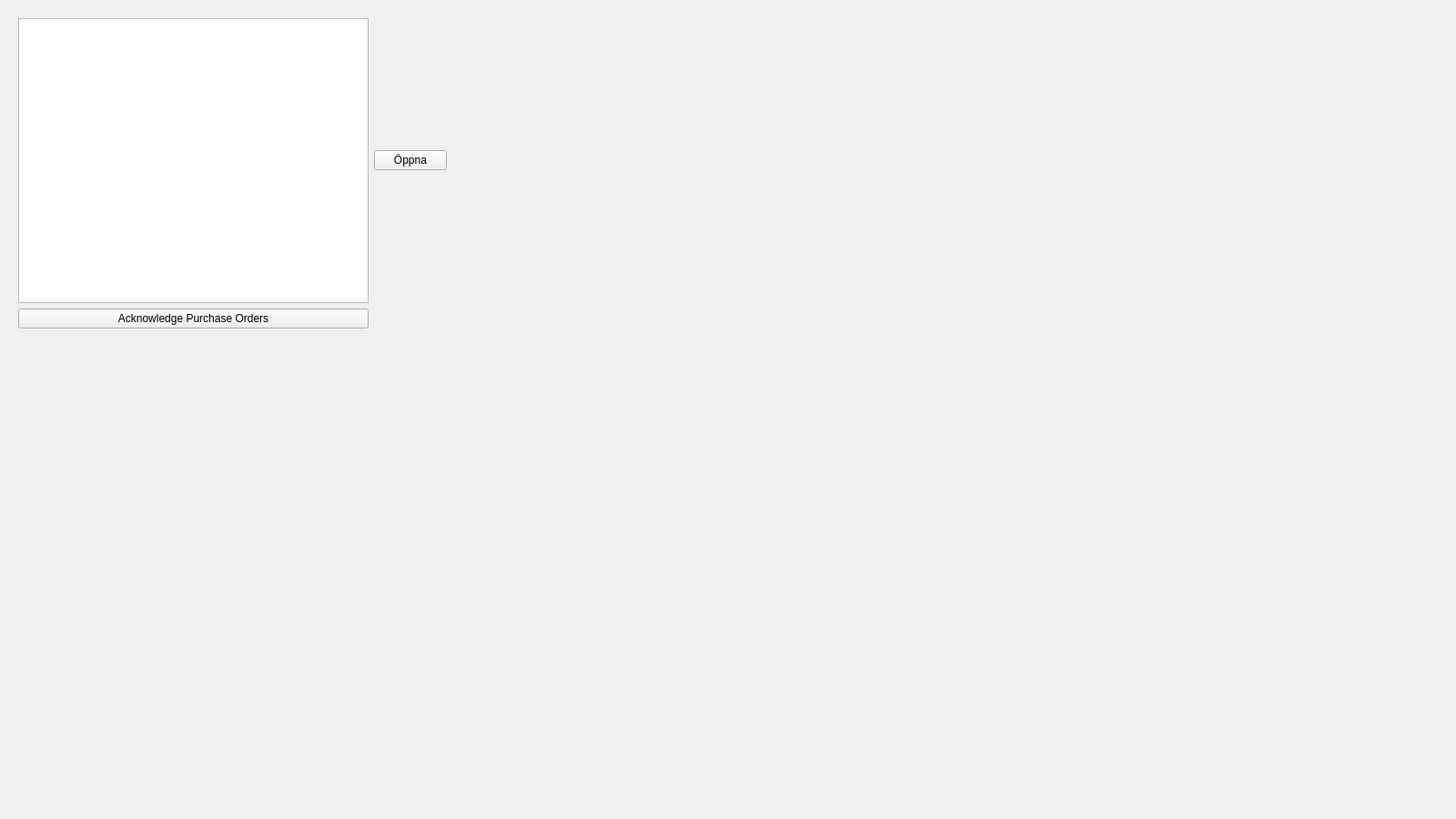
<?xml version="1.0" encoding="UTF-8"?>
<ui version="4.0">
 <class>PurchaseOrdersWindow</class>
 <widget class="QWidget" name="PurchaseOrdersWindow">
  <property name="geometry">
   <rect>
    <x>0</x>
    <y>0</y>
    <width>1600</width>
    <height>900</height>
   </rect>
  </property>
  <property name="windowTitle">
   <string>Form</string>
  </property>
  <widget class="QWidget" name="gridLayoutWidget">
   <property name="geometry">
    <rect>
     <x>20</x>
     <y>20</y>
     <width>471</width>
     <height>341</height>
    </rect>
   </property>
   <layout class="QGridLayout" name="gridLayout">
    <item row="0" column="1">
     <widget class="QPushButton" name="btn_open">
      <property name="text">
       <string>Öppna</string>
      </property>
     </widget>
    </item>
    <item row="1" column="0">
     <widget class="QPushButton" name="btn_acknowledge_all_orders">
      <property name="text">
       <string>Acknowledge Purchase Orders</string>
      </property>
     </widget>
    </item>
    <item row="0" column="0">
     <widget class="QListWidget" name="listwidget_purchase_orders"/>
    </item>
   </layout>
  </widget>
 </widget>
 <resources/>
 <connections/>
</ui>
